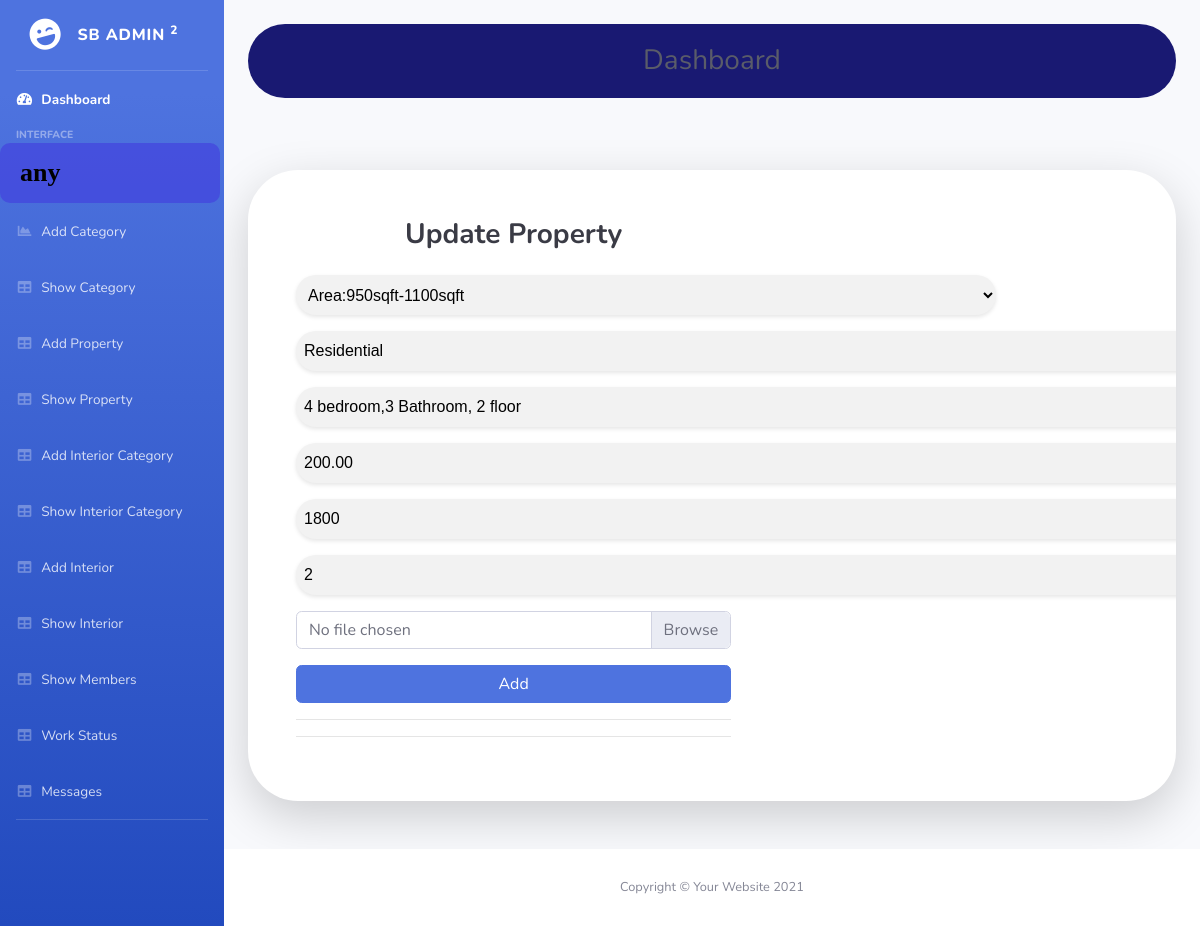
/index/updateProperty/1, run on an earlier commit of the app's database.
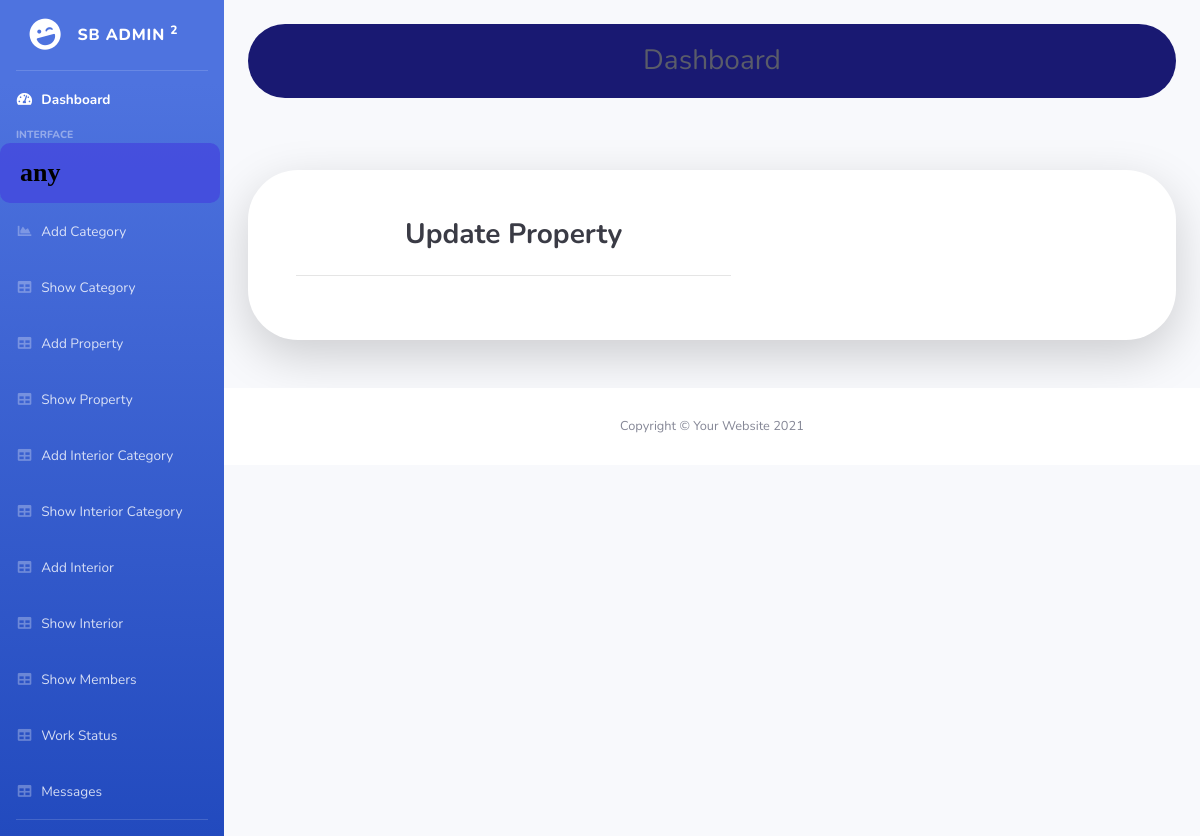
And on a later commit of the database.
### Adminmodule/models.py (models this page shows, shortened)
class Property(models.Model):
    category = models.ForeignKey(Category, on_delete=models.CASCADE)
    name = models.CharField(max_length=100)
    description = models.TextField()
    price = models.DecimalField(max_digits=10, decimal_places=2)
    sqft = models.PositiveIntegerField()
    floor = models.PositiveIntegerField()
    image = models.ImageField(upload_to='property_images/', null=True, blank=True)

### Adminmodule/views.py (the view)
# urls.py: path('updateProperty/<int:dataid>', views.updateProperty, name="updateProperty"),
def updateProperty(request,dataid):
    data=Property.objects.filter(id=dataid)
    datas=Category.objects.all()
    return render(request, "updateproperty.html",{"data":data,"datas":datas})

### Adminmodule/templates/updateproperty.html (shortened to what this page needs)
<!DOCTYPE html>
{% extends 'Adminindex.html' %}
{% block content %}
<html lang="en">
<head>
    <link href="vendor/fontawesome-free/css/all.min.css" rel="stylesheet" type="text/css">
    <link href="css/sb-admin-2.min.css" rel="stylesheet">
</head>
<body class="bg-gradient-primary">
    <div class="container">
        <div class="card o-hidden border-0 shadow-lg my-5" style="border-radius: 50px;" >
            <div class="card-body p-0">
                <div class="row">
                    <div class="col-lg-7">
                        <div class="p-5">
                            <div class="text-center">
                                <h1 class="h3 font-weight-bold text-gray-900 mb-4">Update Property</h1>
                            </div>
                            {% for i in data %}
<form method="post" action="{% url 'updatepropertyfun' item=i.id %}" enctype="multipart/form-data">
    <select class="form-group custom-input" name="CategoryName" style="width: 700px;height:40px; border-radius: 50px;">
        {% for i in datas %}
        <option>{{i.name}}</option>
        {% endfor %}
    </select>
<input type="text" name="name" placeholder="Name"  style="width: 900px;height:40px; border-radius: 50px;" class="form-group custom-input" value="{{i.name}}">
<input type="text" name="description" placeholder="description"  style="width: 900px;height:40px; border-radius: 50px;" class="form-group custom-input" value="{{i.description}}">
<input type="text" name="price" placeholder="price"  style="width: 900px;height:40px; border-radius: 50px;" class="form-group custom-input" value="{{i.price}}">
<input type="text" name="sqft" placeholder="sqft"  style="width: 900px;height:40px; border-radius: 50px;" class="form-group custom-input" value="{{i.sqft}}">
<input type="text" name="floor" placeholder="Floor"  style="width: 900px;height:40px; border-radius: 50px;" class="form-group custom-input" value="{{i.floor}}">
<div class="form-group">
    <div class="input-group">
        <div class="custom-file" style="width: 900px; border-radius: 50px;">
            <label class="custom-file-label" for="customFile">No file chosen</label>
        </div>
    </div>
</div>
                                <button class="btn btn-primary btn-user btn-block">
                                    Add
                                </button>
                                <hr>
                            </form>
                            {% endfor %}
                            <hr>
                        </div>
                    </div>
                </div>
            </div>
        </div>
    </div>
{% endblock %}

What changed in the data, as far as the page shows it:
removed Property: name "Residential", description "4 bedroom,3 Bathroom, 2 floor", price "200.00", sqft "1800", floor "2"
